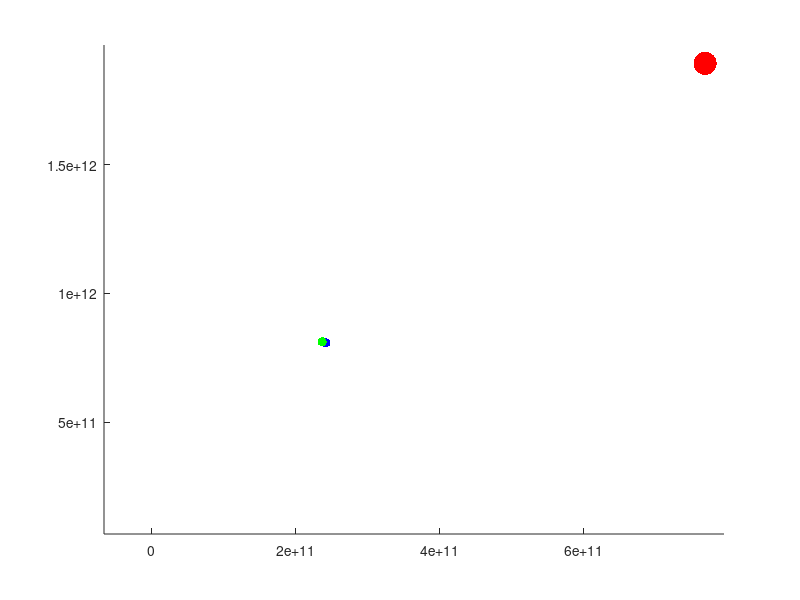

Recreate this plot in MATLAB.
% Now with animation!
function res = N_Body_System ()
%% initialize values
Number_of_Bodies = 3;
%MatrixWidth = 5;
% for column=1:MatrixWidth
%     for row=1:Number_of_Bodies
%     initial_values(row, column) =
%     end
% end

%% Define Initial Values for each Body 

%Matrix of 4 wide and number of bodies down
masses = zeros(Number_of_Bodies, 1);             % 1 value for each star
initial_values = zeros(4 * Number_of_Bodies, 1); % 4 values for each body

for n = 1:Number_of_Bodies
    initial_values(4*n-3) = randPosX;
    initial_values(4*n-2) = randPosY;
    initial_values(4*n-1) = randVelX;
    initial_values(4*n) = randVelY;
    masses(n) = randMass;
end

%% universe and time variables
G = 6.67e-11 ; %Nm^2/kg^2
tdays = 4332;
tseconds = tdays * 24 *60 * 60;
step = tseconds/200;
time_span = (0 : step : tseconds);

%% ode 45
%options = odeset ('Events', @events);
[T, Output] = ode45 (@jupitergoesvroom, time_span, initial_values );

%% plot
hold on
%  plot (Output(:,1), Output(:,2), 'y', 'linewidth', 4)
%  plot (Output(:,5), Output(:,6), 'r', 'linewidth', 4)
%  plot (Output(:,9), Output(:,10), 'g', 'linewidth', 4)
%  plot (Output(:,13), Output(:,14), 'r', 'linewidth', 4)
%  plot (Output(:,17), Output(:,18), 'g', 'linewidth', 4)
res = Output
animate_func (T, Output)


%% ODE 45 call Function
    function res = jupitergoesvroom (~, W)
        %W comes from ODE
        
        %unpack positions
        %create vector of positions
        %and initialize it so MATLAB doesn't die
        Position_Vector = zeros (2 * Number_of_Bodies, 1);
        for i = 1:Number_of_Bodies
            Position_Vector (2*i-1) = W(4*i-3); % x position of star n
            Position_Vector (2*i)   = W(4*i-2); % y position of star n
        end
        
        % Generate Acceleration values from positions
        Accelerations = acceleration (Position_Vector);
        
        %Rpack into a column vector
        dW = zeros (4 * Number_of_Bodies, 1); %initialize dW vector
        for m = 1 : Number_of_Bodies
            dW(4*m-3) = W(4*m-1);               % change in position x
            dW(4*m-2) = W(4*m);                 % change in position y
            dW(4*m-1) = Accelerations (2*m-1);  % change in velocity x 
            dW(4*m)   = Accelerations (2*m);    % change in velocity y
        end
        
        res = (dW) ; %transpose into column vector
    end

%% Acceleration Function
    function res = acceleration (Pos_Vec)
        %% calculate forces on each body from all other bodies
        %gravitational_force = gravity_force_func (m1, P1, m2, P2);
        %initialize force vector so MATLAB doesn't die
        Force = zeros (Number_of_Bodies * 2, 1); 
        
        for i = 1:Number_of_Bodies
            %repeat the following force calculations for each body
            %find position of body being acted on
            P1x = Pos_Vec (2*i-1);
            P1y = Pos_Vec (2*i);
            P1 = [P1x; P1y];
            
            %initialize two vectors so MATLAB doesn't die
            forcex = zeros (Number_of_Bodies - 1, 1);
            forcey = zeros (Number_of_Bodies - 1, 1);

            for j = 1:Number_of_Bodies
                %make sure it doesn't calculate the force the body exerts on
                %itself
                if (j == i)
                continue
                end
                %calculate all the forces on a given body
                %find position of body causing the force
                P2x = Pos_Vec (2*j-1);
                P2y = Pos_Vec (2*j);
                P2 = [P2x; P2y];
                
                gravforce = GravForce (masses(i), P1 , masses(j), P2);
                %create vector of all the forces in each direction
                forcex(j) = gravforce(1);
                forcey(j) = gravforce(2);
            end
            
            %sum all values in each direction, then pack into vector
            Force(2*i-1) =  sum(forcex);
            Force(2*i)   =  sum(forcey);
        end
  
        %% derive acceleration from forces (divide by mass)
        %initialize Acceleration vector so MATLAB doesn't die
        Acceleration = zeros(2 * Number_of_Bodies, 1);
        for k = 1:Number_of_Bodies
            Acceleration(2*k-1) = Force(2*k-1) / masses(k);
            Acceleration(2*k)   = Force(2*k)   / masses(k);
        end
        
        %% pack accelerations back into column vector
        res =   (Acceleration);
    end

    function res = GravForce(m1, P1, m2, P2)
        % Finding unit vector from P1 to P2
        % this gives the force ON P1, use this for P1
        R = (P2 - P1);
        R_mag = norm(R);
        r_hat = R/R_mag;
        % Gravitational Force Equation in direction of r_hat
        F_grav = (G * (m1 * m2) / (R_mag^2)) * r_hat;
        res = F_grav;
    end

%% animation
    function animate_func(T,M)
        
        %% unpack positions
        % animate the positions of the planets, assuming that the
        % columns of M are x1, y1, x2, y2.
        X1 = M(:,1);
        Y1 = M(:,2);
        X2 = M(:,5);
        Y2 = M(:,6);
        X3 = M(:,9);
        Y3 = M(:,10);
        
        %% find minimum and maximums
        minmax = [min([X1;X2;X3]), max([X1;X2;X3]), min([Y1;Y2;Y3]), max([Y1;Y2;Y3])];
        %minmax = [ -10e15, 10e15, -10e15, 10e15];
        
        %% do the animations
        for i=1:length(T)
            clf;
            axis(minmax);
            hold on;
            draw_func(X1(i), Y1(i), X2(i), Y2(i), X3(i), Y3(i));
            drawnow;
        end
        
        %% plot each body
        function draw_func(x1, y1, x2, y2, x3, y3)
            % parse in all of the position values
            plot(x1, y1, 'r.', 'MarkerSize', 50);
            plot(x2, y2, 'b.', 'MarkerSize', 20);
            plot(x3, y3, 'g.', 'MarkerSize', 20);
        end
    end

%% Random Generation
    function res = randMass
        %Range = 1e27 to 1e31
        res = GenerateRandom (1e27, 5e31);
    end
    function res = randPosX
        %Range = 1e10 to 1e12
        res = GenerateRandom (1e10, 1e12);
    end
    function res = randPosY
        %Range = 1e10 to 1e12
        res = GenerateRandom (1e10, 1e12);
    end
    function res = randVelX
        %Range = 1e4 to 1e5
        g = GenerateRandom (-1,1);
        res = GenerateRandom (1e1, 1e4) * (g/ abs(g));
    end
    function res = randVelY
        %Range = 1e4 to 1e5
        g = GenerateRandom (-1,1);
        res = GenerateRandom (1e4, 1e5) * (g/ abs(g));
    end

    function res = GenerateRandom (x1, x2)
        %generating random value in a range
        %starting value + delta * rand
        res = x1 + (rand * abs(x1-x2));
    end

end
